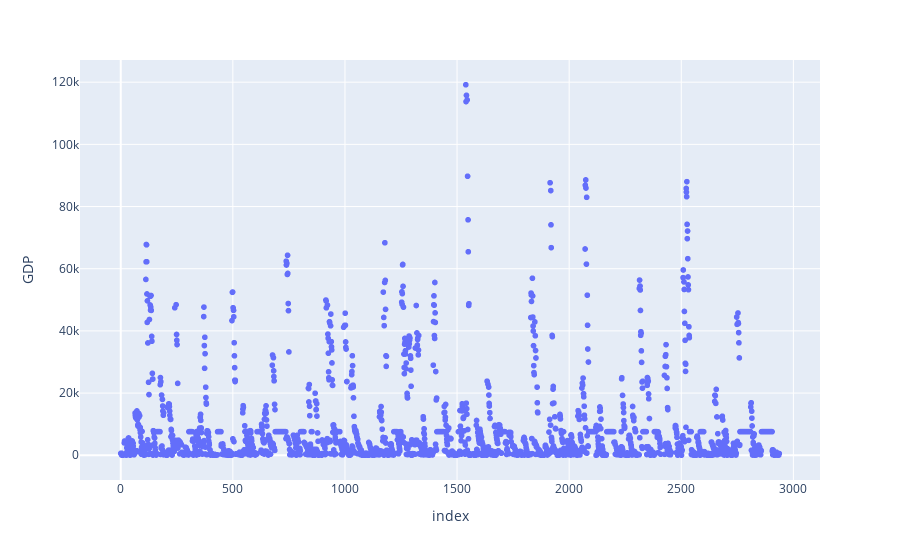

The notebook cell this image was saved under:
### Code cell
fig = px.scatter(df, y="GDP")
fig.show()

### Figure 1 — Plotly figure (JSON) as saved in the notebook; plotly's stock layout.template omitted (floating-point values rounded to 4 significant figures; data arrays with more than 128 entries replaced by an {"elided": "..."} marker saying what was removed)
{"data": [{"hovertemplate": "index=%{x}<br>GDP=%{y}<extra></extra>", "legendgroup": "", "marker": {"color": "#636efa", "symbol": "circle"}, "mode": "markers", "name": "", "showlegend": false, "type": "scattergl", "x": {"elided": "2888 int values"}, "xaxis": "x", "y": {"elided": "2888 float values"}, "yaxis": "y"}], "layout": {"legend": {"tracegroupgap": 0}, "margin": {"t": 60}, "xaxis": {"anchor": "y", "domain": [0, 1], "title": {"text": "index"}}, "yaxis": {"anchor": "x", "domain": [0, 1], "title": {"text": "GDP"}}}}
